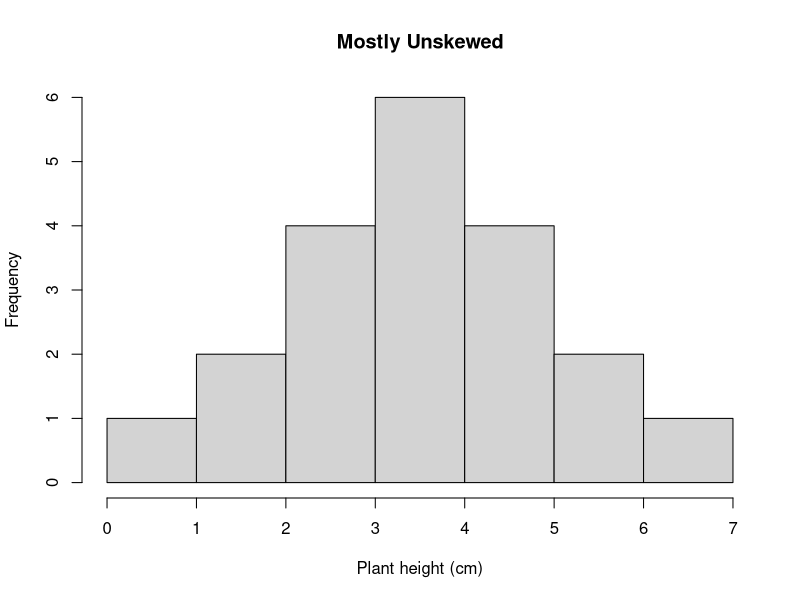
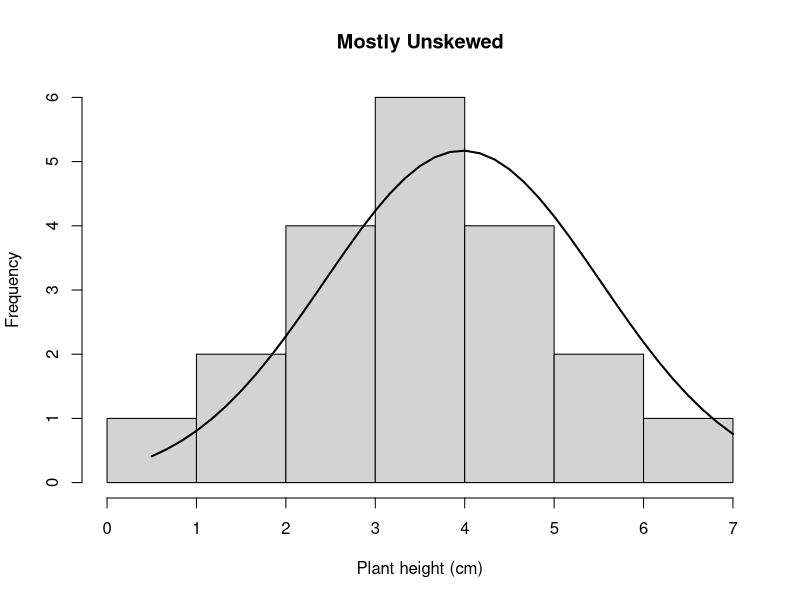
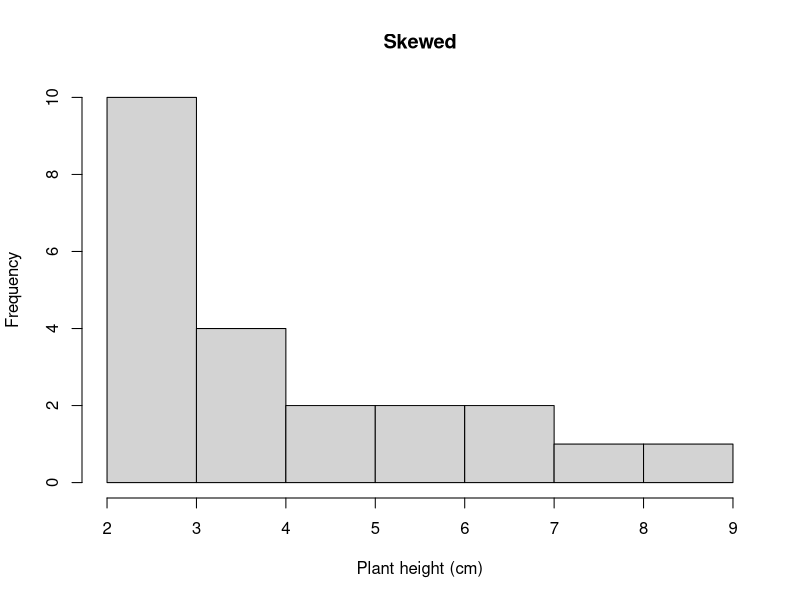
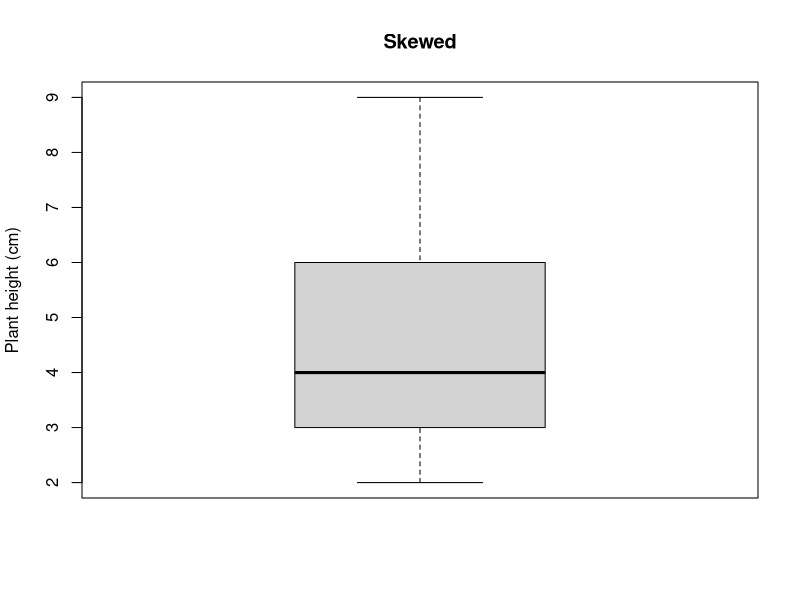
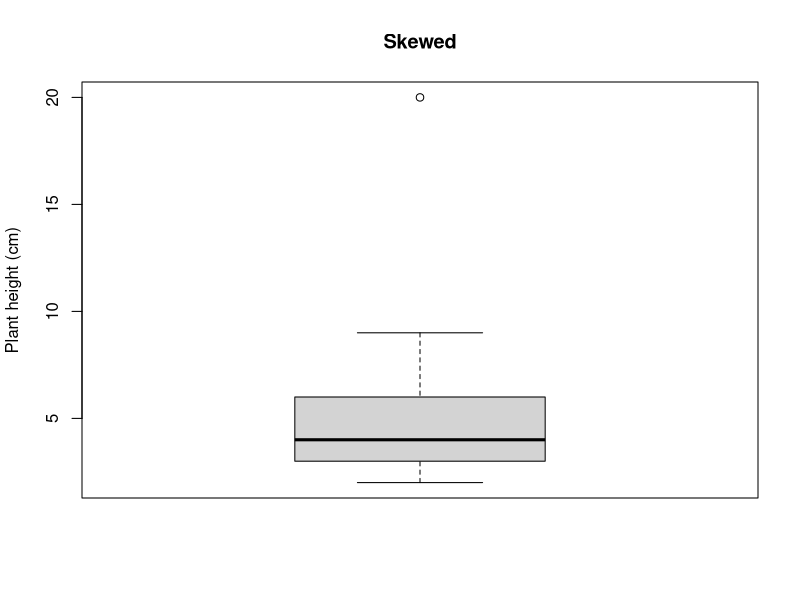

These figures' R source, in order:
## ---- chunk 1
sample(1:100, 10, replace=FALSE)
#1:10000 = numbers to chose among 
#number of random numbers you wish to generate
#to replace or not (in other words do you wish for the same number to be selected multiple times)
## ---- chunk 2
#create vector of heights (cm) of one population of A. subverticulata
sedonapopulation <- c(3, 3, 3, 3, 7, 8, 9)
#take the mean
mean(sedonapopulation)
#calculate variance
var(sedonapopulation)
#calculate standard deviation
sd(sedonapopulation)
#calculate standard error
#base r doesn't have this function
#so we have to write our own
std_error <- function(x) sd(x)/sqrt(length(x))
std_error(sedonapopulation)
## ---- chunk 3
sum = 3+3+3+3+7+8+9 #add all the numbers in the sample
n = length(sedonapopulation) #or you can just calculate the number of height measurements
mean = sum/n; mean #divide sum by number
## ---- chunk 4
#We determine how much each observation varies from the mean.
diffobs1 = mean - 3
diffobs2 = mean - 3
diffobs3 = mean - 3
diffobs4 = mean - 3
diffobs5 = mean - 7 
diffobs6 = mean - 8
diffobs7 = mean - 9 

#Then we square each of these. 
diffobj1_sq = diffobs1^2
diffobj2_sq = diffobs2^2
diffobj3_sq = diffobs3^2
diffobj4_sq = diffobs4^2
diffobj5_sq = diffobs5^2
diffobj6_sq = diffobs6^2
diffobj7_sq = diffobs7^2
## ---- chunk 5
#Then we add the differences up.
sumofsquares = sum(diffobj1_sq, diffobj2_sq, diffobj3_sq, diffobj4_sq, diffobj5_sq, diffobj6_sq, diffobj7_sq)
#Divide the sum of squares by n - 1.
variance = sumofsquares/(n-1); variance 
## ---- chunk 6
#an example of an unskewed population
sedona_unskewed <- c(1, 2, 3, 4, 5, 6, 7)
mean(sedona_unskewed)
median(sedona_unskewed)

#previous sedona population; skewed
sedonapopulation <- c(3, 3, 3, 3, 7, 8, 9)
mean(sedonapopulation)
median(sedonapopulation)
## ---- chunk 7
sedona_unskewed <- c(7, 2, 2, 3, 3, 3, 3, 6, 6, 5, 5, 5, 5, 4, 4, 4, 4, 4, 4, 0.5)
mean(sedona_unskewed)
median(sedona_unskewed)
#I'm renaming sedonapopulation, sedona_skewed for this example
sedona_skewed <- c(3, 3, 3, 3, 7, 3, 4, 5, 6, 3, 3, 3, 4, 4, 6, 7, 8, 9, 3, 4, 5, 2)
mean(sedona_skewed)
median(sedona_skewed)
## ---- chunk 8
hist(sedona_unskewed, main = "Mostly Unskewed", xlab = "Plant height (cm)", breaks=5)
## ---- chunk 9
h <- hist(sedona_unskewed, main = "Mostly Unskewed", xlab = "Plant height (cm)", breaks=5)

xfit <- seq(min(sedona_unskewed), max(sedona_unskewed), length = 40) 
yfit <- dnorm(xfit, mean = mean(sedona_unskewed), sd = sd(sedona_unskewed)) 
yfit <- yfit * diff(h$mids[1:2]) * length(sedona_unskewed) 

lines(xfit, yfit, col = "black", lwd = 2)
## ---- chunk 10
hist(sedona_skewed, main = "Skewed", xlab = "Plant height (cm)", breaks = 5)
## ---- chunk 11
boxplot(sedona_skewed, main="Skewed", ylab="Plant height (cm)")
## ---- chunk 12
#Let's add a plant height of 20.
sedona_skewed <- c(3, 3, 3, 3, 7, 3, 4, 5, 6, 3, 3, 3, 4, 4, 6, 7, 8, 9, 3, 4, 5, 2, 20)
boxplot(sedona_skewed, main="Skewed", ylab="Plant height (cm)")
